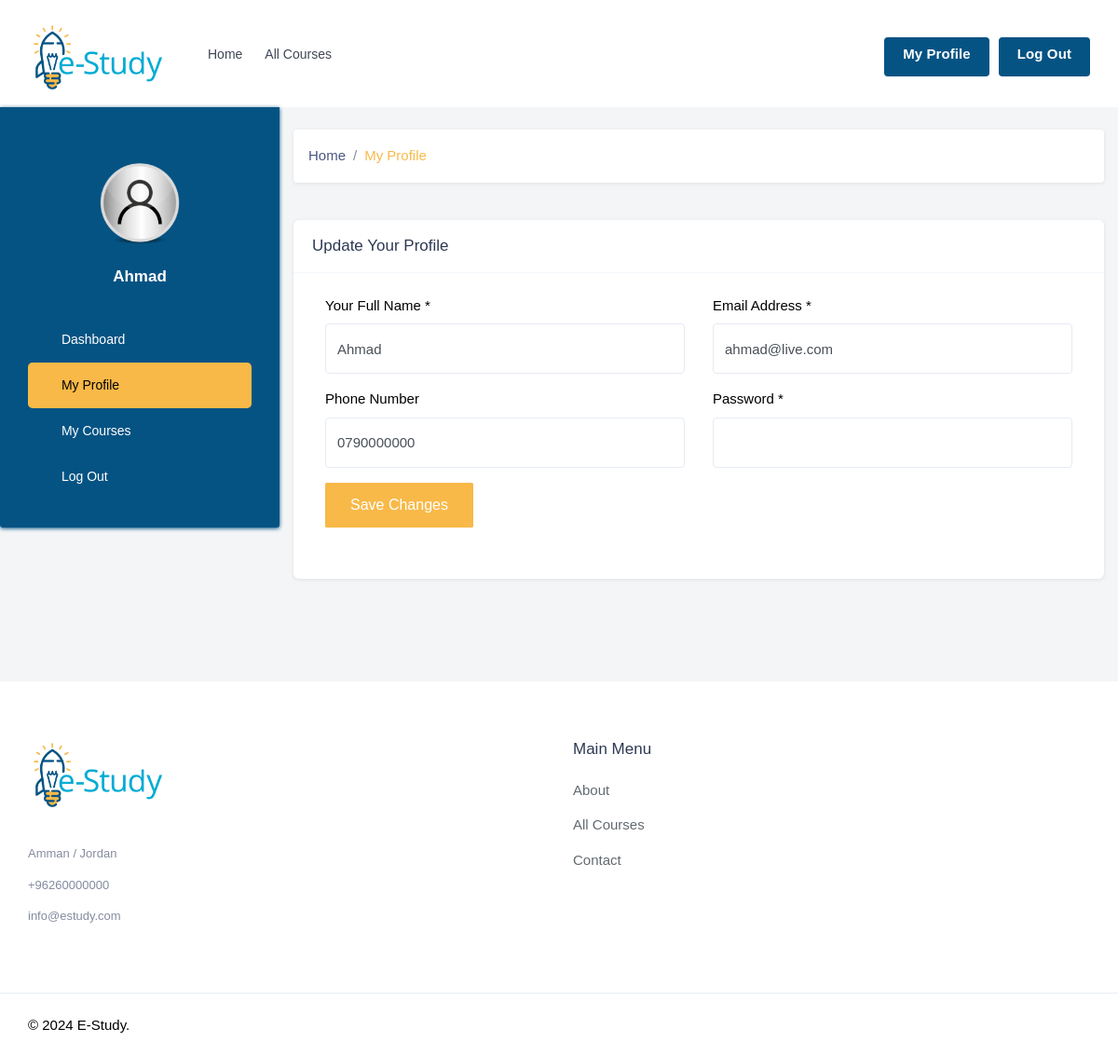
The app's page /Students/My_Profile.php (signed in) with its own data.
### tables this page shows
CREATE TABLE `students` (
  `ID` int(20) NOT NULL,
  `Full_Name` text NOT NULL,
  `Phone_Number` text NOT NULL,
  `Email_Address` text NOT NULL,
  `Password` text NOT NULL,
  `Status` text NOT NULL,
  `Add_Date_Time` timestamp NOT NULL DEFAULT current_timestamp() ON UPDATE current_timestamp()
);

### Students/My_Profile.php (the view, shortened to what this page needs)
<?php
include("../includes/config.php");
$S_ID = $_SESSION['S_Log'];
$query = mysqli_query($dbConn,"SELECT * FROM students WHERE ID='$S_ID'");
$row=mysqli_fetch_array($query);
$Full_Name=$row['Full_Name'];
$Phone_Number=$row['Phone_Number'];
$Email_Address=$row['Email_Address'];
?>
<!DOCTYPE html>
<html lang="en">
	<head>
        <link href="../assets/css/styles.css" rel="stylesheet">
		<link href="../assets/css/colors.css" rel="stylesheet">
    </head>
    <body class="red-skin">
        <div id="main-wrapper">
			<div class="header header-light">
				<div class="container">
					<nav id="navigation" class="navigation navigation-landscape">
						<div class="nav-header">
							<a class="nav-brand" href="index.php">
								<img src="../assets/img/logo.png" class="logo" alt="" />
							</a>
						</div>
						<div class="nav-menus-wrapper" style="transition-property: none;">
							<ul class="nav-menu">
																<li class=""><a href="index.php">Home</a></li>
										<li><a href="All_Courses.php">All Courses</a></li>
							</ul>
							<ul class="nav-menu nav-menu-social align-to-right">
							<li class="login_click theme-bg">
									<a href="My_Profile.php">My Profile</a>
								</li>
								<li class="login_click theme-bg">
									<a href="Logout.php">Log Out</a>
								</li>
							</ul>
						</div>
					</nav>
				</div>
			</div>
			<section class="gray pt-0">
				<div class="container-fluid">
					<div class="row">
						<div class="col-lg-3 col-md-3 p-0">
							<div class="dashboard-navbar">
								<div class="d-user-avater">
									<img src="../assets/img/user.png" class="img-fluid avater" alt="">
									<h4><?php echo $Full_Name; ?></h4>
								</div>
								<div class="d-navigation">
									<ul id="side-menu">
										<li ><a href="index.php"><i class="ti-dashboard"></i>Dashboard</a></li>
										<li class="active"><a href="My_Profile.php"><i class="ti-user"></i>My Profile</a></li>
										<li><a href="My_Courses.php"><i class="ti-list"></i>My Courses</a></li>
										<li><a href="Logout.php"><i class="ti-power-off"></i>Log Out</a></li>
									</ul>
								</div>
							</div>
						</div>
						<div class="col-lg-9 col-md-9 col-sm-12">
							<div class="row">
								<div class="col-lg-12 col-md-12 col-sm-12 pt-4 pb-4">
									<nav aria-label="breadcrumb">
										<ol class="breadcrumb">
											<li class="breadcrumb-item"><a href="index.php">Home</a></li>
											<li class="breadcrumb-item active" aria-current="page">My Profile</li>
										</ol>
									</nav>
								</div>
							</div>
							<div class="row">
								<div class="col-lg-12 col-md-12 col-sm-12">
									<div class="dashboard_container">
										<div class="dashboard_container_header">
											<div class="dashboard_fl_1">
												<h4>Update Your Profile</h4>
											</div>
										</div>
										<div class="dashboard_container_body p-4">
											<form method="post" action="My_Profile.php" enctype="multipart/form-data">
											<div class="submit-section">
												<div class="form-row">
													<div class="form-group col-md-6">
														<label>Your Full Name *</label>
														<input type="text" name="Full_Name" class="form-control" value="<?php echo $Full_Name; ?>" required>
													</div>
													<div class="form-group col-md-6">
														<label>Email Address *</label>
														<input type="email" class="form-control" name="Email_Address" value="<?php echo $Email_Address; ?>" required>
													</div>
														<div class="form-group col-md-6">
														<label>Phone Number</label>
														<input type="text" class="form-control" name="Phone_Number" value="<?php echo $Phone_Number; ?>">
													</div>
													<div class="form-group col-md-6">
														<label>Password *</label>
														<input type="password" class="form-control" name="Password" value="<?php echo $Password; ?>" required>
													</div>
													<div class="form-group col-lg-12 col-md-12">
															<button class="btn btn-theme" type="submit" name="Submit">Save Changes</button>
														</div>
												</div>
											</div>
											</form>
										</div>
									</div>
								</div>
							</div>
						</div>
					</div>
				</div>
			</section>
			<footer class="light-footer">
				<div>
					<div class="container">
						<div class="row">
							<div class="col-lg-6 col-md-6">
								<div class="footer-widget">
									<img src="assets/img/logo.png" class="img-footer" alt="" />
									<div class="footer-add">
										<p>Amman /  Jordan</p>
										<p>+96260000000</p>
										<p>info@estudy.com</p>
									</div>
								</div>
							</div>
							<div class="col-lg-6 col-md-6">
								<div class="footer-widget">
									<h4 class="widget-title">Main Menu</h4>
									<ul class="footer-menu">
										<li><a href="About.php">About</a></li>
										<li><a href="All_Courses.php">All Courses</a></li>
										<li><a href="Contact.php">Contact</a></li>
									</ul>
								</div>
							</div>
						</div>
					</div>
				</div>
				<div class="footer-bottom">
					<div class="container">
						<div class="row align-items-center">
							<div class="col-lg-6 col-md-6">
								<p class="mb-0">© <?php echo date("Y"); ?> E-Study.</p>
							</div>
						</div>
					</div>
				</div>
			</footer>
		</div>
	</body>
</html>

### assets/css/colors.css (style rules this page uses)
.red-skin .theme-bg,.red-skin .property-search-type label:hover, .red-skin .property-search-type label.active, .red-skin li.login-attri.theme-log a, .red-skin .range-slider .ui-slider .ui-slider-handle, .red-skin .range-slider .ui-widget-header, .red-skin .pricing-bottom .btn-pricing:hover, .red-skin .pricing-bottom .btn-pricing:focus .red-skin .select2-container--default .select2-results__option--highlighted[aria-selected], .red-skin .pagination li:first-child a, .red-skin .btn.btn-theme, .red-skin .btn.btn-theme:hover, .red-skin .btn.btn-theme:focus, .red-skin .btn.search-btn, .red-skin .btn-theme-2:hover, .red-skin .btn-theme-2:focus, .red-skin .btn-outline-theme:hover, .red-skin .btn-outline-theme:focus, .red-skin .btn.search-btn, .red-skin .simple-search-wrap .pk-input-group .pk-subscribe-submit, .red-skin .btn.search-btn-outline:hover, .red-skin .btn.search-btn-outline:focus, .red-skin .property-listing.property-1 .listing-detail-btn .more-btn, .red-skin .home-slider-desc .read-more, .red-skin .nav-tabs .nav-item.show .nav-link, .red-skin .nav-tabs .nav-link.active, .red-skin .checkbox-custom:checked + .checkbox-custom-label:before, .red-skin .radio-custom:checked + .radio-custom-label:before, .red-skin .btn.pop-login, .red-skin .single-widgets.widget_search form button, .red-skin .single-widgets.widget_tags ul li a:hover, .red-skin .single-widgets.widget_tags ul li a:focus, .red-skin .pagination>.active>a, .red-skin .pagination>.active>a:focus, .red-skin .pagination>.active>a:hover, .red-skin .pagination>.active>span, .red-skin .pagination>.active>span:focus, .red-skin .pagination>.active>span:hover, .red-skin .pagination>li>a:focus, .red-skin .pagination>li>a:hover { background-color:#F8B948; background:#F8B948; }
.red-skin a.link:hover, .red-skin a.link:focus, .red-skin a:hover, a:focus, .red-skin .theme-cl, .red-skin .btn.btn-theme-light, .red-skin .bl-continue, .red-skin .header-dark-transparent.header-fixed .attributes li.submit-attri a, .red-skin nav .menu li a.active, .red-skin nav .menu li.dropdown.open > a, .red-skin nav .menu .mg-menu li a i, .red-skin nav .menu li a:hover, .red-skin .recommended .pr-value, .red-skin .btn-outline-theme, .red-skin .btn.search-btn-outline, .red-skin .dw-proprty-info li, .red-skin .ps-trep .ps-type, .red-skin .d-navigation ul li.active a, .red-skin span.mod-close, .red-skin .blog-page .blog-details blockquote .icon, .red-skin .single-post-pagination .post-pagination-center-grid a, .red-skin .blog-page .blog-details .comment-area .all-comments article .comment-details .comment-meta .comment-left-meta .comment-date, .red-skin .cn-info-icon i, .red-skin .client-info h5, .red-skin .listing-card-info-price { color:#F8B948; }
.red-skin .pagination>.active>a, .red-skin .pagination>.active>a:focus, .red-skin .pagination>.active>a:hover, .red-skin .pagination>.active>span, .red-skin .pagination>.active>span:focus, .red-skin .pagination>.active>span:hover, .red-skin .pagination>li>a:focus, .red-skin .pagination>li>a:hover, .red-skin .pagination li:first-child a, .red-skin .range-slider .ui-slider .ui-slider-handle, .red-skin .attributes li.submit-attri.theme-log a, .red-skin .header-dark-transparent.header-fixed .attributes li.submit-attri a, .red-skin .btn.btn-theme, .red-skin .btn-theme-2:hover, .red-skin .btn-theme-2:focus, .red-skin .btn.btn-theme:hover, .red-skin .btn.btn-theme:focus, .red-skin .btn-outline-theme:hover, .red-skin .btn-outline-theme:focus, .red-skin .btn-outline-theme, .red-skin .simple-search-wrap .pk-input-group .pk-subscribe-submit, .red-skin .btn.search-btn-outline, .red-skin .btn.search-btn-outline:hover, .red-skin .btn.search-btn-outline:focus, .red-skin .property-listing.property-1 .listing-detail-btn .more-btn, .red-skin .nav-tabs .nav-item.show .nav-link, .red-skin .nav-tabs .nav-link.active, .red-skin .btn.pop-login, .red-skin .single-widgets.widget_tags ul li a:hover, .red-skin .single-widgets.widget_tags ul li a:focus { border-color:#F8B948; }

### includes/config.php (style rules this page uses)
* { -webkit-user-select: none; -khtml-user-select: none; -moz-user-select: -moz-none; -o-user-select: none; user-select: none; }

### records on screen
students: Full_Name "Ahmad", Email_Address "ahmad@live.com", Phone_Number "0790000000"
